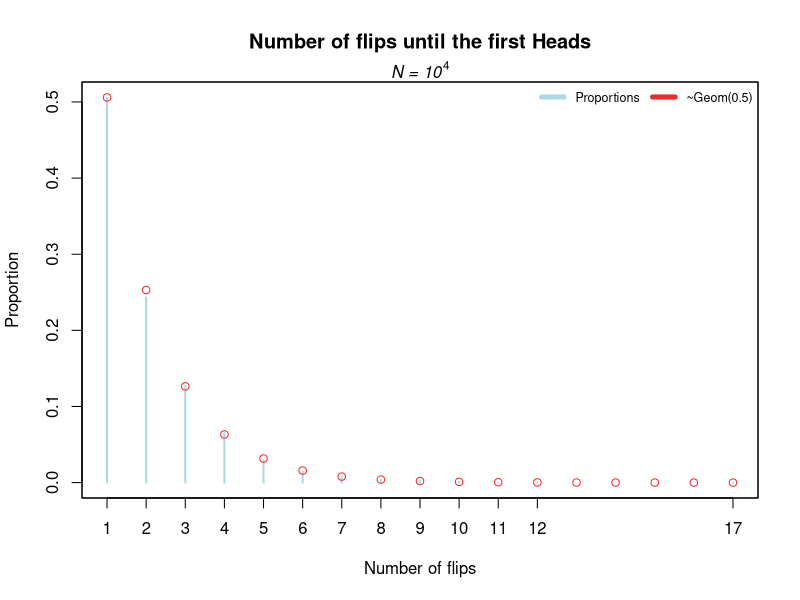
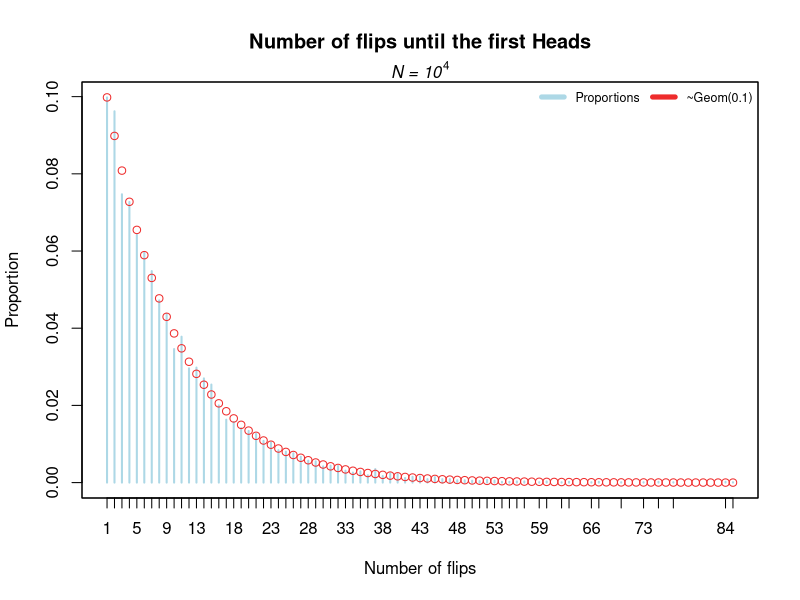
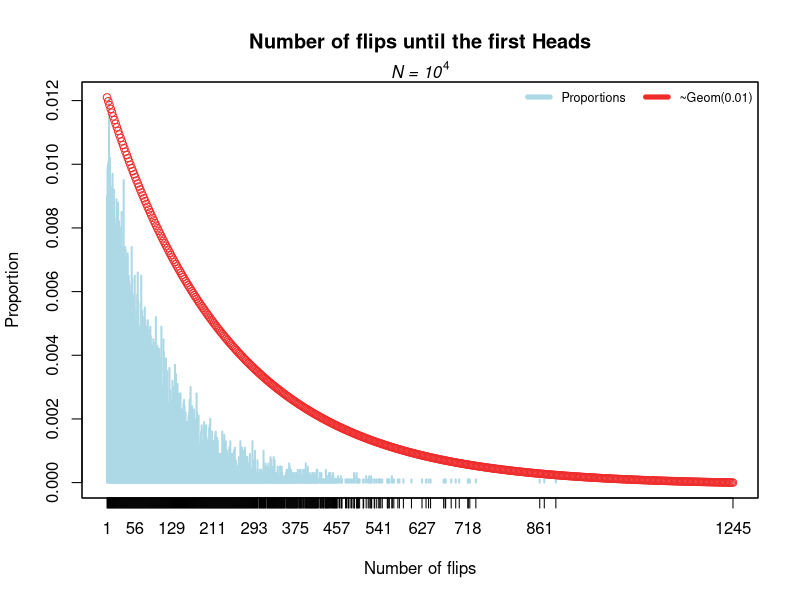

Source code (R) for these figures, in order: (Note: a time limit stopped this script after it produced the figures.)
# Probability Distributions in R


# Geometric Distribution

  # Using the sample function, write a function that takes the number of throws of N and a probability of getting Heads p; the function have to return a vector containing all the outcomes before getting Heads (vector of length N).   

coin <- function(p, N){ # parameters - probability p; number of throws N
  x <- c('H', 'T') # possible outcomes
  v <- c() # empty vector for store frequencies
  for (i in 1:N){ # loop for repeat the experiment N times
    c <- 1
    result <- sample(x, 1, replace=TRUE, c(p, (1 - p))) # parameters - vector of one or more elements from which to choose; sample size 1; replacement TRUE (i.e. probabilities won't change between picks); probability p of get Heads, probability 1 - p of get Tails
    while(result[1] != 'H'){ # while loop for interrupt the coin flips
      result <- sample(x, 1, replace=TRUE, c(p, (1 - p)))
      c = c + 1 # number of throws taken until get Heads
    }
    v <- append(v, c)
  }
  return(v)
} 

  # Using the function written before simulate a random variable with Geometric distribution X~Geom(p) with p = 0.5, 0.1, 0.01 and N = 10^4. Plot the proportions and over this plot add the probability mass function associated with this variable.

# random variable ~Geom(0.5)
result <- coin(0.5, 10000)
max_number_flips <- max(result)
Geom_0.5 <- table(result) 

plot(prop.table(Geom_0.5), main="Number of flips until the first Heads", xlab = "Number of flips", ylab = "Proportion", col="lightblue")
mtext(substitute(paste(italic("N = 10"^4))), side = 3) # subtitle
par(new=TRUE)
plot(dgeom(c(1:max_number_flips), 0.5), xlab=NA, ylab=NA, xaxt = 'n', yaxt = 'n', col="firebrick2")
legend('topright', legend = c('Proportions', '~Geom(0.5)'), col = c('lightblue', 'firebrick2'), lwd = 5, cex = 0.75, horiz = TRUE, bty = "n")

# random variable ~ Geom(0.1)
result <- coin(0.1, 10000)
max_number_flips <- max(result)
Geom_0.1 <- table(result) 

plot(prop.table(Geom_0.1), main="Number of flips until the first Heads", xlab = "Number of flips", ylab = "Proportion", col="lightblue")
mtext(substitute(paste(italic("N = 10"^4))), side = 3) # subtitle
par(new=TRUE)
plot(dgeom(c(1:max_number_flips), 0.1), xlab=NA, ylab=NA, xaxt = 'n', yaxt = 'n', col="firebrick2")
legend('topright', legend = c('Proportions', '~Geom(0.1)'), col = c('lightblue', 'firebrick2'), lwd = 5, cex = 0.75, horiz = TRUE, bty = "n")

# random variable ~ Geom(0.01) 
result <- coin(0.01, 10000)
max_number_flips <- max(result)
Geom_0.01 <- table(result) 

plot(prop.table(Geom_0.01), main="Number of flips until the first Heads", xlab = "Number of flips", ylab = "Proportion", col="lightblue")
mtext(substitute(paste(italic("N = 10"^4))), side = 3) # subtitle
par(new=TRUE)
plot(dgeom(c(1:length(Geom_0.01)), 0.01), xlab=NA, ylab=NA, xaxt = 'n', yaxt = 'n', col="firebrick2")
legend('topright', legend = c('Proportions', '~Geom(0.01)'), col = c('lightblue', 'firebrick2'), lwd = 5, cex = 0.75, horiz = TRUE, bty = "n")

  # Repeat the experiment with N = 10^6. Calculate the mean and standard deviation. 

# random variable ~ Geom(0.5) 
result <- coin(0.5, 1000000)
max_number_flips <- max(result) 
Geom_0.5 <- table(result) 
mean(result) # mean
sd(result) # standard deviation

plot(prop.table(Geom_0.5), main="Number of flips until the first Heads", xlab = "Number of flips", ylab = "Proportion", col="lightblue")
mtext(substitute(paste(italic("N = 10"^6))), side = 3) # subtitle
par(new=TRUE)
plot(dgeom(c(1:max_number_flips), 0.5), xlab=NA, ylab=NA, xaxt = 'n', yaxt = 'n', col="firebrick2")
legend('topright', legend = c('Proportions', '~Geom(0.5)'), col = c('lightblue', 'firebrick2'), lwd = 5, cex = 0.75, horiz = TRUE, bty = "n")

# random variable ~ Geom(0.1) 
result <- coin(0.1, 1000000)
max_number_flips <- max(result) 
Geom_0.1 <- table(result) 
mean(result) # mean
sd(result) # standard deviation

plot(prop.table(Geom_0.1), main="Number of flips until the first Heads", xlab = "Number of flips", ylab = "Proportion", col="lightblue")
mtext(substitute(paste(italic("N = 10"^6))), side = 3) # subtitle
par(new=TRUE)
plot(dgeom(c(1:max_number_flips), 0.5), xlab=NA, ylab=NA, xaxt = 'n', yaxt = 'n', col="firebrick2")
legend('topright', legend = c('Proportions', '~Geom(0.1)'), col = c('lightblue', 'firebrick2'), lwd = 5, cex = 0.75, horiz = TRUE, bty = "n")

# random variable ~ Geom(0.01) 
result <- coin(0.01, 1000000)
max_number_flips <- max(result) 
Geom_0.01 <- table(result) 
mean(result) # mean
sd(result) # standard deviation

plot(prop.table(Geom_0.01), main="Number of flips until the first Heads", xlab = "Number of flips", ylab = "Proportion", col="lightblue")
mtext(substitute(paste(italic("N = 10"^6))), side = 3) # subtitle
par(new=TRUE)
plot(dgeom(c(1:max_number_flips), 0.01), xlab=NA, ylab=NA, xaxt = 'n', yaxt = 'n', col="firebrick2")
legend('topright', legend = c('Proportions', '~Geom(0.01)'), col = c('lightblue', 'firebrick2'), lwd = 5, cex = 0.75, horiz = TRUE, bty = "n")


# Negative Binomial Distribution

  # Write a function that takes as parameters the number of throws (N) of a coin until get r heads, and a probability of getting Heads denoted by p. The function has to return a vector of length N with the number of throws needed to get r Heads in N experiments. Plot the proportions with N = 10^6 and p = 0.2, 0.1 and r = 2, 7 and over this plot add the probability mass function associated with this variable.

rcoins <- function(p, N, r){ # function parameters - probability p; number of throws N; number of successes wanted r
  x <- c('H', 'T') # possible outcomes
  v <- c() # empty vector for store frequencies
  for (i in 1:N){ # loop for repeat the experiment N times
    c <- 0
    h <- r # number of Heads
    while (h != 0){
      result <- sample(x, 1, replace=TRUE, c(p, (1 - p))) # parameters - vector of one or more elements from which to choose; sample size 1; replacement TRUE (i.e. probabilities won't change between picks); probability p of get Heads, probability 1 - p of get Tails
      if (result[1] == 'H'){
        h = h - 1 # number of Heads remaining
        c = c + 1 # number of throws taken until get r Heads
      }
      else{
        c = c + 1
      }
    }
    v <- append(v, c)
  }
  return(v)
}

# random variable ~BN(2, 0.2)
result <- rcoins(0.2, 1000000, 2)
max_number_flips <- max(result)
BN_0.2 <- table(result)

plot(prop.table(BN_0.2), main="Number of flips until r Heads", xlab = "Number of flips", ylab = "Proportion", col="lightblue")
mtext(substitute(paste(italic("r = 2,  N = 10"^6))), side = 3) # subtitle
par(new=TRUE)
plot(dnbinom(c(2:(max_number_flips-2)), 2, 0.2), xlab=NA, ylab=NA, xaxt = 'n', yaxt = 'n', col="firebrick2")
legend('topright', legend = c('Proportions', '~BN(2, 0.2)'), col = c('lightblue', 'firebrick2'), lwd = 5, cex = 0.75, horiz = TRUE, bty = "n")

# random variable ~BN(7, 0.1)
result <- rcoins(0.1, 1000000, 7)
max_number_flips <- max(result)
BN_0.1 <- table(result)

plot(prop.table(BN_0.1), main="Number of flips until r Heads", xlab = "Number of flips", ylab = "Proportion", col="lightblue")
mtext(substitute(paste(italic("r = 7,  N = 10"^6))), side = 3) # subtitle
par(new=TRUE)
plot(dnbinom(c(7:max_number_flips-7), 7, 0.1), xlab=NA, ylab=NA, xaxt = 'n', yaxt = 'n', col="firebrick2")
legend('topright', legend = c('Proportions', '~BN(7, 0.1)'), col = c('lightblue', 'firebrick2'), lwd = 5, cex = 0.75, horiz = TRUE, bty = "n")
